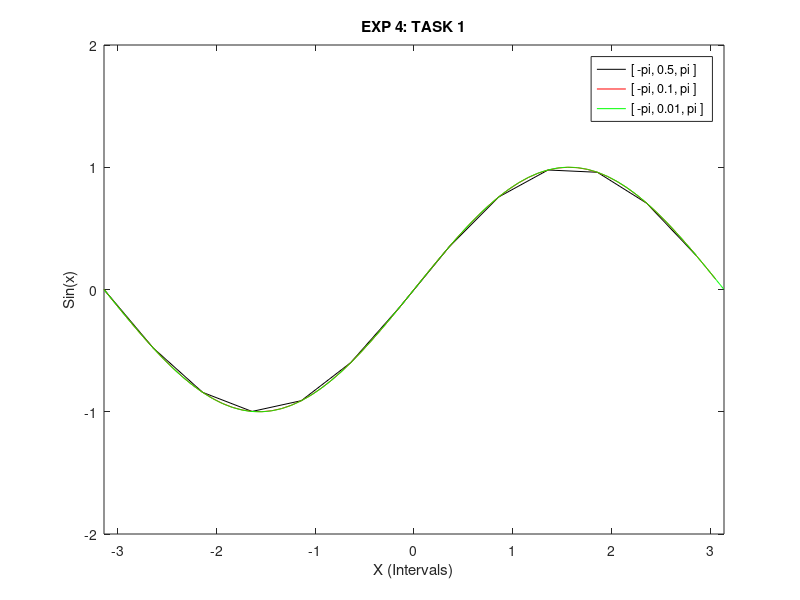

Source code (MATLAB):
%191220
clc
clear 
close all
x1 = -pi:0.5:pi;
y1 = sin(x1);
plot(x1,y1,'k');
hold on
%figure
x2 = -pi:0.1:pi; 
y2= sin(x2);
plot(x2,y2,'r');
%figure
x3 = -pi:0.01:pi; 
y3= sin(x3);
plot(x3,y3,'g')
legend('[ -pi, 0.5, pi ]', '[ -pi, 0.1, pi ]', '[ -pi, 0.01, pi ]')
title('EXP 4: TASK 1')
xlabel('X (Intervals)')
ylabel('Sin(x)')
xlim([-pi, pi])
ylim([-2, 2])


